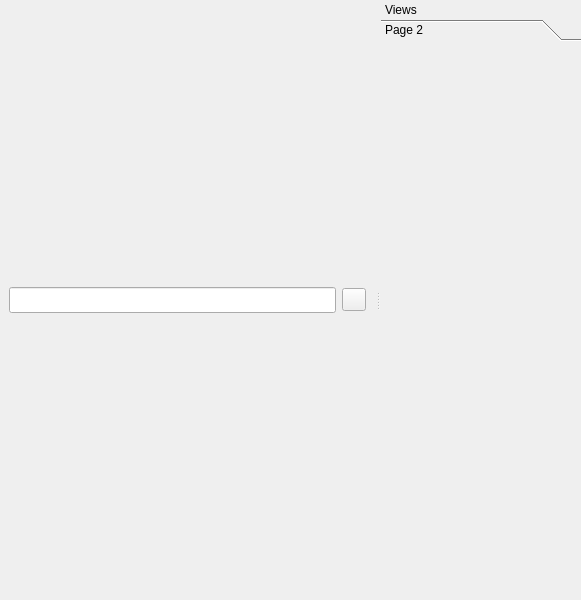
<?xml version="1.0" encoding="UTF-8"?>
<ui version="4.0">
 <class>MainWindow</class>
 <widget class="QMainWindow" name="MainWindow">
  <property name="geometry">
   <rect>
    <x>0</x>
    <y>0</y>
    <width>581</width>
    <height>600</height>
   </rect>
  </property>
  <property name="windowTitle">
   <string>Grapher</string>
  </property>
  <property name="windowIcon">
   <iconset resource="../icons.qrc">
    <normaloff>:/icons/grapher.png</normaloff>:/icons/grapher.png</iconset>
  </property>
  <widget class="QWidget" name="centralwidget">
   <layout class="QGridLayout" name="gridLayout_2">
    <item row="0" column="0">
     <layout class="QVBoxLayout" name="verticalLayout">
      <item>
       <layout class="QHBoxLayout" name="horizontalLayout">
        <item>
         <widget class="QLineEdit" name="scriptLineEdit">
          <property name="minimumSize">
           <size>
            <width>0</width>
            <height>26</height>
           </size>
          </property>
         </widget>
        </item>
        <item>
         <widget class="QToolButton" name="executeButton">
          <property name="text">
           <string/>
          </property>
          <property name="icon">
           <iconset resource="../icons.qrc">
            <normaloff>:/icons/run.png</normaloff>:/icons/run.png</iconset>
          </property>
         </widget>
        </item>
       </layout>
      </item>
     </layout>
    </item>
   </layout>
  </widget>
  <widget class="QDockWidget" name="dockWidget">
   <property name="features">
    <set>QDockWidget::NoDockWidgetFeatures</set>
   </property>
   <property name="allowedAreas">
    <set>Qt::NoDockWidgetArea</set>
   </property>
   <property name="windowTitle">
    <string>Views</string>
   </property>
   <attribute name="dockWidgetArea">
    <number>2</number>
   </attribute>
   <widget class="QWidget" name="dockWidgetContents">
    <layout class="QGridLayout" name="gridLayout">
     <property name="leftMargin">
      <number>0</number>
     </property>
     <property name="topMargin">
      <number>0</number>
     </property>
     <property name="rightMargin">
      <number>0</number>
     </property>
     <property name="bottomMargin">
      <number>0</number>
     </property>
     <item row="0" column="0">
      <widget class="QToolBox" name="toolBox">
       <property name="minimumSize">
        <size>
         <width>200</width>
         <height>0</height>
        </size>
       </property>
       <property name="midLineWidth">
        <number>2</number>
       </property>
       <property name="currentIndex">
        <number>0</number>
       </property>
       <widget class="QWidget" name="defaultPage">
        <property name="geometry">
         <rect>
          <x>0</x>
          <y>0</y>
          <width>200</width>
          <height>544</height>
         </rect>
        </property>
        <attribute name="icon">
         <iconset resource="../icons.qrc">
          <normaloff>:/icons/connected.png</normaloff>:/icons/connected.png</iconset>
        </attribute>
        <attribute name="label">
         <string>Page 2</string>
        </attribute>
       </widget>
      </widget>
     </item>
    </layout>
   </widget>
  </widget>
 </widget>
 <resources>
  <include location="../icons.qrc"/>
 </resources>
 <connections/>
</ui>
